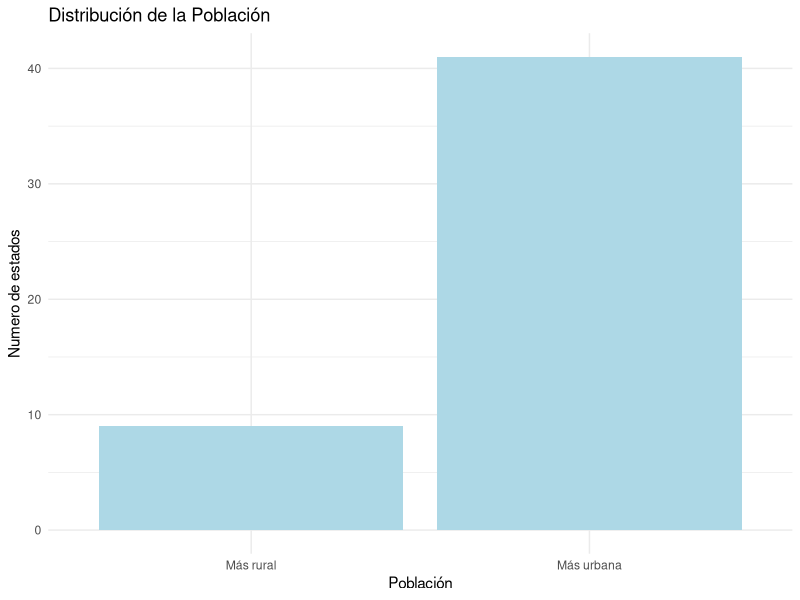
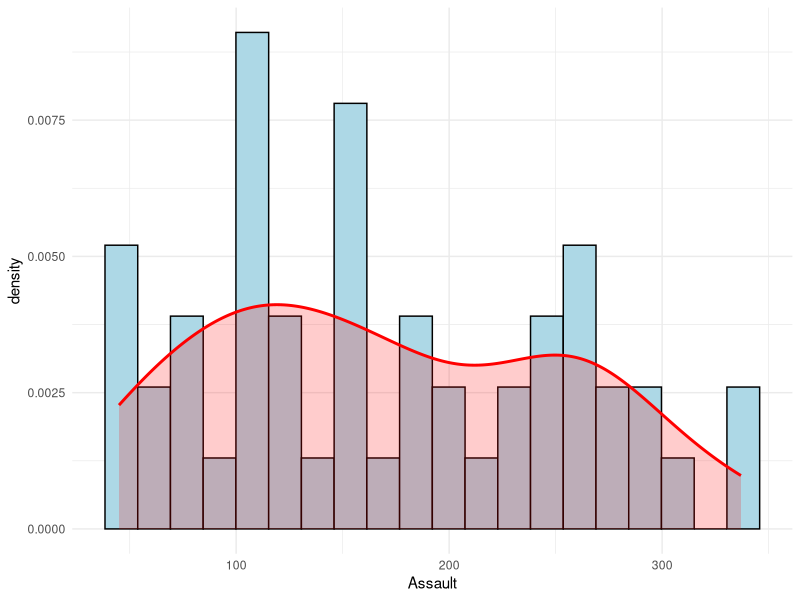
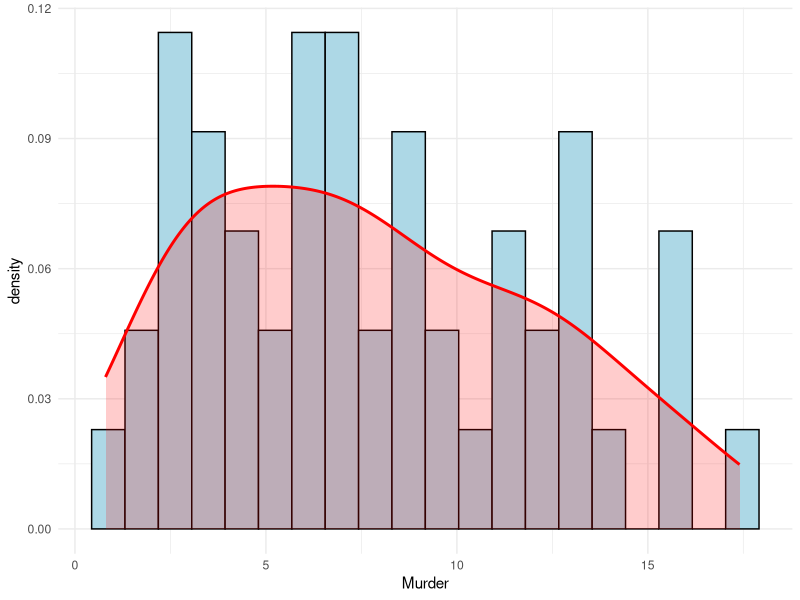
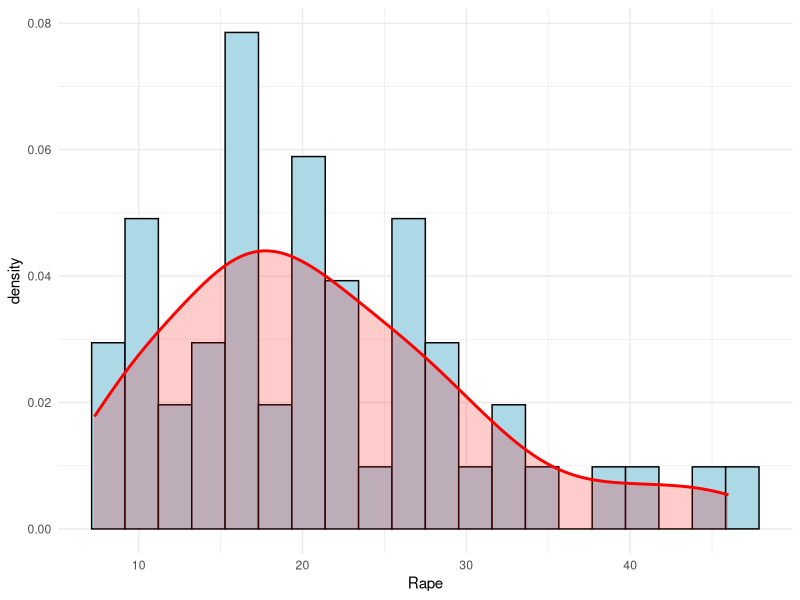
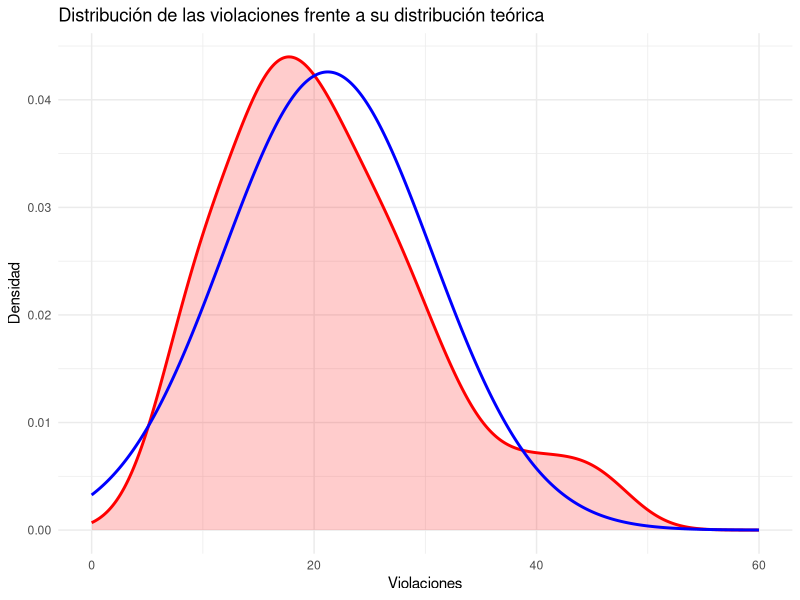
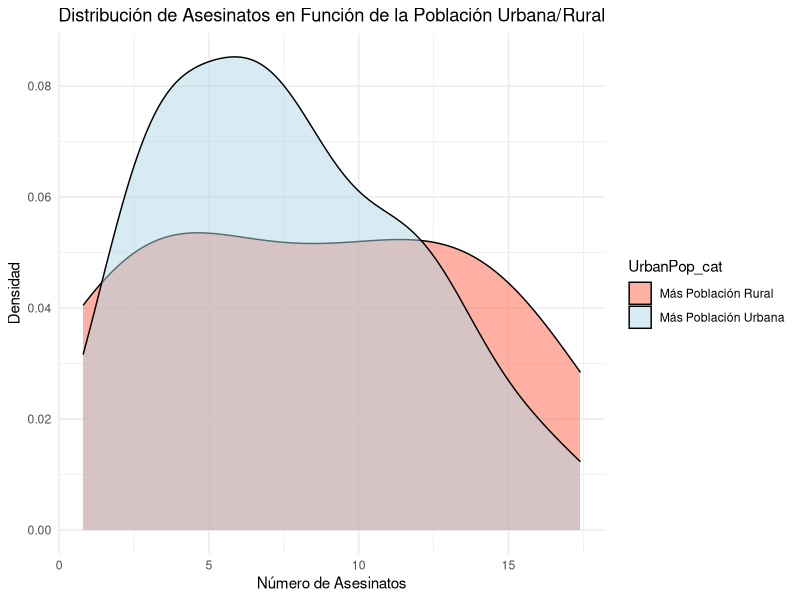
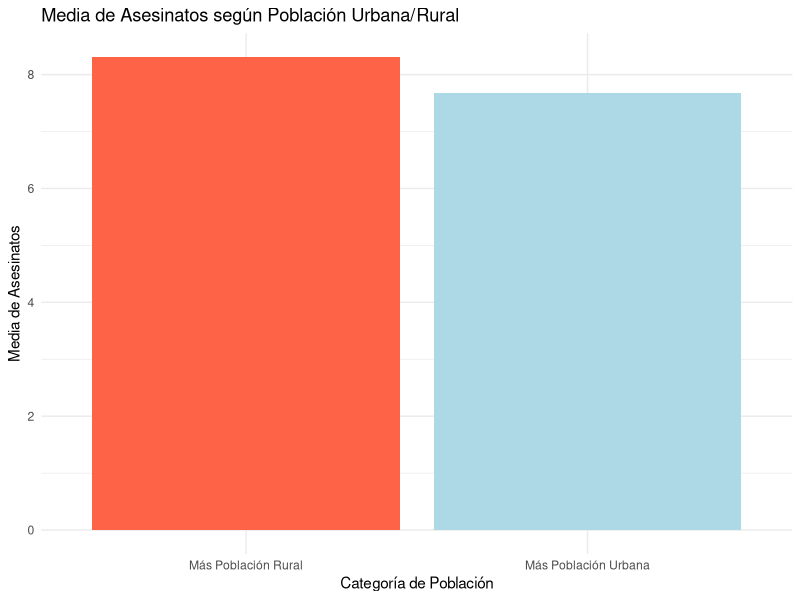
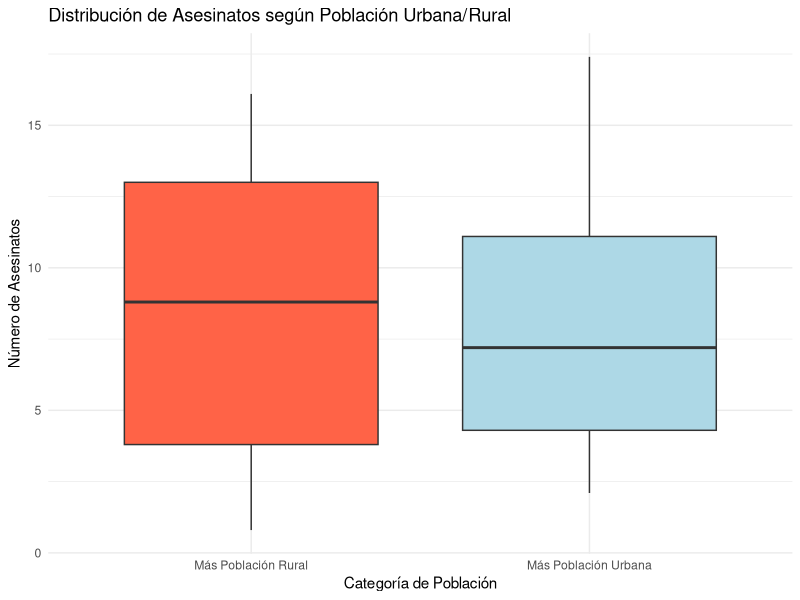

R code for these plots, in order:
## ---- chunk 1
library(datasets)
library(dplyr)
library(ggplot2)
datos=datasets::USArrests
## ---- chunk 2
dim(datos)
## ---- chunk 3
str(datos)
## ---- chunk 4
summary(datos)
print("desviaciones típicas de cada variable: \n")
sd(datos$Murder)
sd(datos$Assault)
sd(datos$Rape)
sd(datos$UrbanPop)

## ---- chunk 5

discretizada <- ifelse(USArrests$UrbanPop > 50, "Más urbana", "Más rural")

# Crear un gráfico de barras para visualizar la discretización
ggplot(USArrests, aes(x = discretizada)) +
  geom_bar(fill = "lightblue") +
  labs(title = "Distribución de la Población",
       x = "Población",
       y = "Numero de estados") +
  theme_minimal() 

## ---- chunk 6
library(ggplot2)

ggplot(datos, aes(x = Assault)) + 
  geom_histogram(aes(y = ..density..),
                 colour = 1, fill = "lightblue", bins=20) +
  geom_density(lwd = 1, colour = "red",
               fill = "red", alpha = 0.2) + theme_minimal()

ggplot(datos, aes(x = Murder)) + 
  geom_histogram(aes(y = ..density..),
                 colour = 1, fill = "lightblue", bins=20) +
  geom_density(lwd = 1, colour = "red",
               fill = "red", alpha = 0.2) + theme_minimal()

ggplot(datos, aes(x = Rape)) + 
  geom_histogram(aes(y = ..density..),
                 colour = 1, fill = "lightblue", bins=20) +
  geom_density(lwd = 1, colour = "red",
               fill = "red", alpha = 0.2) + theme_minimal()
## ---- chunk 7
mean_value <- 21.23     
sd_value <- 9.366385    
x <- seq(0, 60, length.out = 1000)
y <- dnorm(x, mean = mean_value, sd = sd_value)
# Crear un dataframe para ggplot
normal <- data.frame(x = x, y = y)

ggplot(USArrests, aes(x = Rape)) + 
  geom_density(lwd = 1, colour = "red", fill = "red", alpha = 0.2) + 
  geom_line(data = normal, aes(x = x, y = y), colour = "blue", lwd = 1) + 
  theme_minimal() +
  labs(title = "Distribución de las violaciones frente a su distribución teórica",
       x = "Violaciones",
       y = "Densidad")

## ---- chunk 8
print(paste("media =", mean(USArrests$Rape)))
print(paste("desviación típica = " , sd(datos$Rape)))
## ---- chunk 9
x <- 10
n <- 10000
simulacion <- rnorm(n, mean = mean(USArrests$Murder), sd = sd(USArrests$Murder))
prob <- mean(simulacion > x)
print(paste("Probabilidad de que haya más de 10 asesinatos = ", prob))
## ---- chunk 10

# Discretizar la variable UrbanPop
USArrests$UrbanPop_cat <- ifelse(USArrests$UrbanPop > 50, "Más Población Urbana", "Más Población Rural")

# Crear el gráfico de densidad para comparar la variable Murder
ggplot(USArrests, aes(x = Murder, fill = UrbanPop_cat)) +
  geom_density(alpha = 0.5, show.legend = TRUE) +
  labs(title = "Distribución de Asesinatos en Función de la Población Urbana/Rural",
       x = "Número de Asesinatos",
       y = "Densidad") +
  scale_fill_manual(values = c("Más Población Urbana" = "lightblue", "Más Población Rural" = "tomato")) +
  theme_minimal()
## ---- chunk 11

# Discretizar la variable UrbanPop
USArrests$UrbanPop_cat <- ifelse(USArrests$UrbanPop > 50, "Más Población Urbana", "Más Población Rural")

# Calcular la media de asesinatos por categoría
murder_summary <- USArrests %>%
  group_by(UrbanPop_cat) %>%
  summarize(Media_Asesinatos = mean(Murder))

# Crear el gráfico de barras
ggplot(murder_summary, aes(x = UrbanPop_cat, y = Media_Asesinatos, fill = UrbanPop_cat)) +
  geom_bar(stat = "identity", show.legend = FALSE) +  
  labs(title = "Media de Asesinatos según Población Urbana/Rural",
       x = "Categoría de Población",
       y = "Media de Asesinatos") +
  scale_fill_manual(values = c("Más Población Urbana" = "lightblue", "Más Población Rural" = "tomato")) +
  theme_minimal()

## ---- chunk 12
# Crear el boxplot para comparar la variable Murder según las dos categorías de UrbanPop
ggplot(USArrests, aes(x = UrbanPop_cat, y = Murder, fill = UrbanPop_cat)) +
  geom_boxplot(show.legend = FALSE) +  # Eliminar la leyenda
  labs(title = "Distribución de Asesinatos según Población Urbana/Rural",
       x = "Categoría de Población",
       y = "Número de Asesinatos") +
  scale_fill_manual(values = c("Más Población Urbana" = "lightblue", "Más Población Rural" = "tomato")) +
  theme_minimal()
